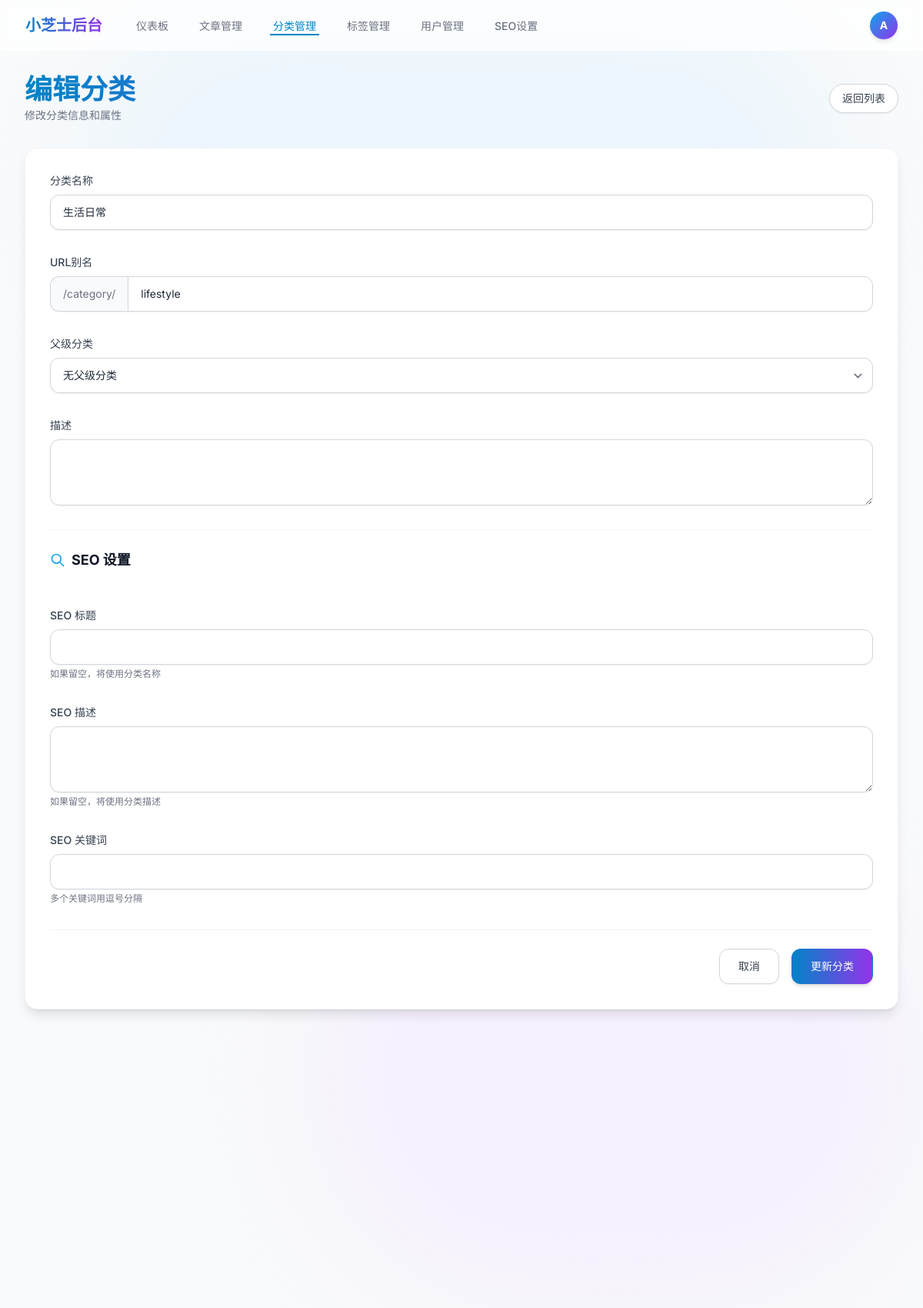
/admin/categories/3/edit (signed in), run on the app's committed database.
### app/models/__init__.py (models this page shows, shortened)
class User(UserMixin, db.Model):
    __tablename__ = 'users'
    id = db.Column(db.Integer, primary_key=True)
    username = db.Column(db.String(80), unique=True, nullable=False)
    email = db.Column(db.String(120), unique=True, nullable=False)
    password_hash = db.Column(db.String(255), nullable=False)
    first_name = db.Column(db.String(50), nullable=True)
    last_name = db.Column(db.String(50), nullable=True)
    bio = db.Column(db.Text, nullable=True)
    avatar = db.Column(db.String(255), nullable=True)
    role = db.Column(db.String(20), default='user')  # user, editor, admin
    is_active = db.Column(db.Boolean, default=True)
    created_at = db.Column(db.DateTime, default=datetime.utcnow)
    updated_at = db.Column(db.DateTime, default=datetime.utcnow, onupdate=datetime.utcnow)
    posts = db.relationship('Post', backref='author', lazy=True, foreign_keys='Post.user_id')
    comments = db.relationship('Comment', backref='author', lazy=True, foreign_keys='Comment.user_id')

class Category(db.Model):
    __tablename__ = 'categories'
    id = db.Column(db.Integer, primary_key=True)
    name = db.Column(db.String(100), unique=True, nullable=False)
    slug = db.Column(db.String(100), unique=True, nullable=False)
    description = db.Column(db.Text, nullable=True)
    parent_id = db.Column(db.Integer, db.ForeignKey('categories.id'), nullable=True)
    created_at = db.Column(db.DateTime, default=datetime.utcnow)
    seo_title = db.Column(db.String(200), nullable=True)
    seo_description = db.Column(db.Text, nullable=True)
    seo_keywords = db.Column(db.Text, nullable=True)
    parent = db.relationship('Category', remote_side=[id], backref='subcategories')
    posts = db.relationship('Post', backref='category', lazy=True)

### app/admin/__init__.py (the view, shortened to what this page needs)
@bp.route('/categories/<int:id>/edit', methods=['GET', 'POST'])
def edit_category(id):
    category = Category.query.get_or_404(id)
    categories = Category.query.filter(Category.id != category.id).all()
    return render_template('admin/categories/edit.html', category=category, categories=categories)

### app/admin/__init__.py (called while the page is built)
@bp.before_request
@login_required
def check_admin():
    if current_user.role not in ['admin', 'editor']:
        flash('您没有权限访问管理后台', 'error')
        return redirect(url_for('main.index'))

### app/utils/seo.py (called while the page is built)
def get_seo_settings():
    return SeoSetting.query.first()

def register_seo_functions(app):
    @app.context_processor
    def inject_seo_functions():
        return dict(
            get_post_seo_data=get_post_seo_data,
            get_category_seo_data=get_category_seo_data,
            get_search_seo_data=get_search_seo_data,
            generate_meta_tags=generate_meta_tags
        )

### app/templates/admin/categories/edit.html (shortened to what this page needs)
{% extends "admin/base.html" %}
{% block content %}
<div class="animate-fade-in">
    <div class="md:flex md:items-center md:justify-between mb-8">
        <div class="flex-1 min-w-0">
            <h2
                class="text-3xl font-bold leading-7 text-transparent bg-clip-text bg-gradient-to-r from-primary-600 to-purple-600 sm:text-4xl sm:truncate">
            </h2>
            <p class="mt-1 text-sm text-gray-500">修改分类信息和属性</p>
        </div>
        <div class="mt-4 flex md:mt-0 md:ml-4">
            <a href="{{ url_for('admin.categories') }}"
                class="inline-flex items-center px-4 py-2 border border-gray-300 rounded-full shadow-sm text-sm font-medium text-gray-700 bg-white hover:bg-gray-50 focus:outline-none focus:ring-2 focus:ring-offset-2 focus:ring-primary-500 transition-all">
                返回列表
            </a>
        </div>
    </div>
    <div class="bg-white shadow-lg rounded-2xl p-8 border border-gray-100">
        <form method="POST">
            <div class="grid grid-cols-1 gap-y-8 gap-x-6 sm:grid-cols-6">
                <div class="sm:col-span-6">
                    <label class="block text-sm font-medium text-gray-700 mb-2">分类名称</label>
                    <input type="text" name="name" value="{{ category.name }}" required
                        class="block w-full px-4 py-3 border border-gray-300 rounded-xl shadow-sm placeholder-gray-400 focus:outline-none focus:ring-2 focus:ring-primary-500 focus:border-primary-500 sm:text-sm transition-shadow">
                </div>
                <div class="sm:col-span-6">
                    <label class="block text-sm font-medium text-gray-700 mb-2">URL别名</label>
                    <div class="mt-1 flex rounded-xl shadow-sm">
                        <span
                            class="inline-flex items-center px-4 rounded-l-xl border border-r-0 border-gray-300 bg-gray-50 text-gray-500 text-sm">
                            /category/
                        </span>
                        <input type="text" name="slug" value="{{ category.slug }}" required
                            class="flex-1 block w-full px-4 py-3 min-w-0 border border-gray-300 rounded-none rounded-r-xl focus:outline-none focus:ring-2 focus:ring-primary-500 focus:border-primary-500 sm:text-sm transition-shadow">
                    </div>
                </div>
                <div class="sm:col-span-6">
                    <label class="block text-sm font-medium text-gray-700 mb-2">父级分类</label>
                    <select name="parent_id"
                        class="block w-full px-4 py-3 border border-gray-300 rounded-xl shadow-sm focus:outline-none focus:ring-2 focus:ring-primary-500 focus:border-primary-500 sm:text-sm transition-shadow">
                        <option value="">无父级分类</option>
                    </select>
                </div>
                <div class="sm:col-span-6">
                    <label class="block text-sm font-medium text-gray-700 mb-2">描述</label>
                    <textarea name="description" rows="3"
                        class="block w-full px-4 py-3 border border-gray-300 rounded-xl shadow-sm placeholder-gray-400 focus:outline-none focus:ring-2 focus:ring-primary-500 focus:border-primary-500 sm:text-sm transition-shadow">{{ category.description }}</textarea>
                </div>
                <div class="sm:col-span-6 pt-6 border-t border-gray-100">
                    <h3 class="text-lg font-bold text-gray-900 mb-4 flex items-center">
                        <svg class="h-5 w-5 text-primary-500 mr-2" fill="none" viewBox="0 0 24 24"
                            stroke="currentColor">
                            <path stroke-linecap="round" stroke-linejoin="round" stroke-width="2"
                                d="M21 21l-6-6m2-5a7 7 0 11-14 0 7 7 0 0114 0z" />
                        </svg>
                        SEO 设置
                    </h3>
                </div>
                <div class="sm:col-span-6">
                    <label class="block text-sm font-medium text-gray-700 mb-2">SEO 标题</label>
                    <input type="text" name="seo_title" value="{{ category.seo_title or '' }}"
                        class="block w-full px-4 py-3 border border-gray-300 rounded-xl shadow-sm focus:outline-none focus:ring-2 focus:ring-primary-500 focus:border-primary-500 sm:text-sm transition-shadow">
                    <p class="mt-1 text-xs text-gray-500">如果留空，将使用分类名称</p>
                </div>
                <div class="sm:col-span-6">
                    <label class="block text-sm font-medium text-gray-700 mb-2">SEO 描述</label>
                    <textarea name="seo_description" rows="3"
                        class="block w-full px-4 py-3 border border-gray-300 rounded-xl shadow-sm focus:outline-none focus:ring-2 focus:ring-primary-500 focus:border-primary-500 sm:text-sm transition-shadow">{{ category.seo_description or '' }}</textarea>
                    <p class="mt-1 text-xs text-gray-500">如果留空，将使用分类描述</p>
                </div>
                <div class="sm:col-span-6">
                    <label class="block text-sm font-medium text-gray-700 mb-2">SEO 关键词</label>
                    <input type="text" name="seo_keywords" value="{{ category.seo_keywords or '' }}"
                        class="block w-full px-4 py-3 border border-gray-300 rounded-xl shadow-sm focus:outline-none focus:ring-2 focus:ring-primary-500 focus:border-primary-500 sm:text-sm transition-shadow">
                    <p class="mt-1 text-xs text-gray-500">多个关键词用逗号分隔</p>
                </div>
            </div>
            <div class="mt-8 pt-6 border-t border-gray-100 flex justify-end gap-4">
                <a href="{{ url_for('admin.categories') }}"
                    class="px-6 py-3 border border-gray-300 rounded-xl shadow-sm text-sm font-medium text-gray-700 bg-white hover:bg-gray-50 focus:outline-none focus:ring-2 focus:ring-offset-2 focus:ring-primary-500 transition-all">
                    取消
                </a>
                <button type="submit"
                    class="px-6 py-3 border border-transparent shadow-md text-sm font-medium rounded-xl text-white bg-gradient-to-r from-primary-600 to-purple-600 hover:from-primary-700 hover:to-purple-700 focus:outline-none focus:ring-2 focus:ring-offset-2 focus:ring-primary-500 transition-all transform hover:-translate-y-0.5">
                    更新分类
                </button>
            </div>
        </form>
    </div>
</div>
{% endblock %}

### app/templates/admin/base.html (shortened to what this page needs)
<!DOCTYPE html>
<html lang="zh-CN">
<head>
    <script src="https://cdn.tailwindcss.com?plugins=typography,forms,line-clamp"></script>
    <link rel="stylesheet" href="{{ url_for('static', filename='css/style.css') }}">
</head>
<body class="bg-gray-50 font-sans text-gray-800 antialiased selection:bg-primary-500 selection:text-white">
    <div class="fixed inset-0 -z-10 overflow-hidden">
        <div
            class="absolute bottom-0 right-0 w-[800px] h-[600px] bg-purple-100 rounded-full blur-3xl opacity-50 pointer-events-none">
        </div>
    </div>
    <nav class="fixed w-full z-50 top-0 transition-all duration-300 glass">
        <div class="max-w-7xl mx-auto px-4 sm:px-6 lg:px-8">
            <div class="flex justify-between h-16">
                <div class="flex items-center">
                    <div class="flex-shrink-0 flex items-center">
                        <a href="{{ url_for('main.index') }}"
                            class="text-xl font-bold bg-clip-text text-transparent bg-gradient-to-r from-primary-600 to-purple-600 hover:opacity-80 transition-opacity">
                        </a>
                    </div>
                    <div class="hidden md:ml-10 md:flex md:space-x-8">
                        <a href="{{ url_for('admin.dashboard') }}"
                            class="{% if request.endpoint == 'admin.dashboard' %}text-primary-600 border-b-2 border-primary-600{% else %}text-gray-500 hover:text-gray-700 hover:border-gray-300 border-b-2 border-transparent{% endif %} inline-flex items-center px-1 pt-1 text-sm font-medium transition-all duration-200">
                            仪表板
                        </a>
                        <a href="{{ url_for('admin.posts') }}"
                            class="{% if 'admin.posts' in request.endpoint or 'admin.create_post' in request.endpoint or 'admin.edit_post' in request.endpoint %}text-primary-600 border-b-2 border-primary-600{% else %}text-gray-500 hover:text-gray-700 hover:border-gray-300 border-b-2 border-transparent{% endif %} inline-flex items-center px-1 pt-1 text-sm font-medium transition-all duration-200">
                            文章管理
                        </a>
                        <a href="{{ url_for('admin.categories') }}"
                            class="{% if 'admin.categories' in request.endpoint or 'admin.create_category' in request.endpoint or 'admin.edit_category' in request.endpoint %}text-primary-600 border-b-2 border-primary-600{% else %}text-gray-500 hover:text-gray-700 hover:border-gray-300 border-b-2 border-transparent{% endif %} inline-flex items-center px-1 pt-1 text-sm font-medium transition-all duration-200">
                            分类管理
                        </a>
                        <a href="{{ url_for('admin.tags') }}"
                            class="{% if 'admin.tags' in request.endpoint or 'admin.create_tag' in request.endpoint or 'admin.edit_tag' in request.endpoint %}text-primary-600 border-b-2 border-primary-600{% else %}text-gray-500 hover:text-gray-700 hover:border-gray-300 border-b-2 border-transparent{% endif %} inline-flex items-center px-1 pt-1 text-sm font-medium transition-all duration-200">
                            标签管理
                        </a>
                        <a href="{{ url_for('admin.users') }}"
                            class="{% if 'admin.users' in request.endpoint or 'admin.create_user' in request.endpoint or 'admin.edit_user' in request.endpoint %}text-primary-600 border-b-2 border-primary-600{% else %}text-gray-500 hover:text-gray-700 hover:border-gray-300 border-b-2 border-transparent{% endif %} inline-flex items-center px-1 pt-1 text-sm font-medium transition-all duration-200">
                            用户管理
                        </a>
                        <a href="{{ url_for('admin_seo.index') }}"
                            class="{% if 'admin_seo' in request.endpoint %}text-primary-600 border-b-2 border-primary-600{% else %}text-gray-500 hover:text-gray-700 hover:border-gray-300 border-b-2 border-transparent{% endif %} inline-flex items-center px-1 pt-1 text-sm font-medium transition-all duration-200">
                            SEO设置
                        </a>
                    </div>
                </div>
                <div class="flex items-center space-x-4">
                    <div class="flex items-center">
                        <div class="relative ml-3 group">
                            <button
                                class="flex items-center max-w-xs text-sm rounded-full focus:outline-none focus:ring-2 focus:ring-offset-2 focus:ring-primary-500 transition-transform transform group-hover:scale-105">
                                <div
                                    class="h-9 w-9 rounded-full bg-gradient-to-br from-primary-500 to-purple-600 text-white flex items-center justify-center font-bold shadow-md">
                                    {{ current_user.username[0].upper() }}
                                </div>
                            </button>
                        </div>
                    </div>
                </div>
            </div>
        </div>
    </nav>
    <main class="pt-24 pb-12 min-h-screen relative z-0">
        <div class="max-w-7xl mx-auto px-4 sm:px-6 lg:px-8">
            {% block content %}{% endblock %}
        </div>
    </main>
</body>
</html>

### app/static/css/style.css (style rules this page uses)
.glass { background: rgba(255, 255, 255, 0.7); backdrop-filter: blur(10px); -webkit-backdrop-filter: blur(10px); border: 1px solid rgba(255, 255, 255, 0.3); }
.animate-fade-in { animation: fadeIn 0.6s ease-out forwards; }

### data on the page
User: username "A"
Category: name "生活日常", slug "lifestyle"
